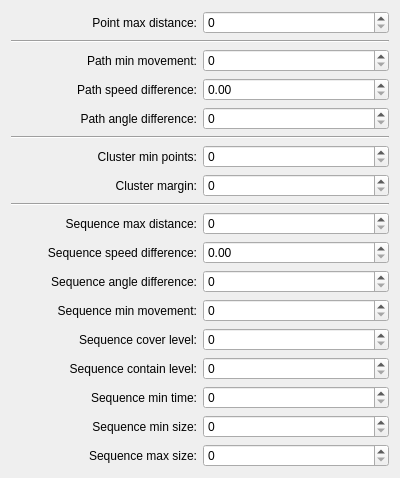
<?xml version="1.0" encoding="UTF-8"?>
<ui version="4.0">
 <class>PartitionAnalyzerConfig</class>
 <widget class="IConfigItem" name="PartitionAnalyzerConfig">
  <property name="geometry">
   <rect>
    <x>0</x>
    <y>0</y>
    <width>400</width>
    <height>476</height>
   </rect>
  </property>
  <property name="windowTitle">
   <string>PartitionAnalyzerConfig</string>
  </property>
  <layout class="QGridLayout" name="gridLayout">
   <item row="0" column="1">
    <widget class="QSpinBox" name="m_PointMaxDistance">
     <property name="correctionMode">
      <enum>QAbstractSpinBox::CorrectToNearestValue</enum>
     </property>
     <property name="minimum">
      <number>0</number>
     </property>
     <property name="maximum">
      <number>1999</number>
     </property>
     <property name="value">
      <number>0</number>
     </property>
    </widget>
   </item>
   <item row="0" column="0">
    <widget class="QLabel" name="label_1">
     <property name="sizePolicy">
      <sizepolicy hsizetype="Preferred" vsizetype="Preferred">
       <horstretch>0</horstretch>
       <verstretch>0</verstretch>
      </sizepolicy>
     </property>
     <property name="text">
      <string>Point max distance:</string>
     </property>
     <property name="alignment">
      <set>Qt::AlignRight|Qt::AlignTrailing|Qt::AlignVCenter</set>
     </property>
    </widget>
   </item>
   <item row="2" column="0">
    <widget class="QLabel" name="label_2">
     <property name="sizePolicy">
      <sizepolicy hsizetype="Preferred" vsizetype="Preferred">
       <horstretch>0</horstretch>
       <verstretch>0</verstretch>
      </sizepolicy>
     </property>
     <property name="text">
      <string>Path min movement:</string>
     </property>
     <property name="alignment">
      <set>Qt::AlignRight|Qt::AlignTrailing|Qt::AlignVCenter</set>
     </property>
    </widget>
   </item>
   <item row="7" column="0">
    <widget class="QLabel" name="label_6">
     <property name="sizePolicy">
      <sizepolicy hsizetype="Preferred" vsizetype="Preferred">
       <horstretch>0</horstretch>
       <verstretch>0</verstretch>
      </sizepolicy>
     </property>
     <property name="text">
      <string>Cluster margin:</string>
     </property>
     <property name="alignment">
      <set>Qt::AlignRight|Qt::AlignTrailing|Qt::AlignVCenter</set>
     </property>
    </widget>
   </item>
   <item row="1" column="0" colspan="2">
    <widget class="Line" name="line">
     <property name="orientation">
      <enum>Qt::Horizontal</enum>
     </property>
    </widget>
   </item>
   <item row="7" column="1">
    <widget class="QSpinBox" name="m_ClusterMargin">
     <property name="correctionMode">
      <enum>QAbstractSpinBox::CorrectToNearestValue</enum>
     </property>
     <property name="maximum">
      <number>99</number>
     </property>
    </widget>
   </item>
   <item row="3" column="0">
    <widget class="QLabel" name="label_3">
     <property name="sizePolicy">
      <sizepolicy hsizetype="Preferred" vsizetype="Preferred">
       <horstretch>0</horstretch>
       <verstretch>0</verstretch>
      </sizepolicy>
     </property>
     <property name="text">
      <string>Path speed difference:</string>
     </property>
     <property name="alignment">
      <set>Qt::AlignRight|Qt::AlignTrailing|Qt::AlignVCenter</set>
     </property>
    </widget>
   </item>
   <item row="2" column="1">
    <widget class="QSpinBox" name="m_PathMinMovement">
     <property name="correctionMode">
      <enum>QAbstractSpinBox::CorrectToNearestValue</enum>
     </property>
    </widget>
   </item>
   <item row="8" column="0" colspan="2">
    <widget class="Line" name="line_3">
     <property name="orientation">
      <enum>Qt::Horizontal</enum>
     </property>
    </widget>
   </item>
   <item row="18" column="0" colspan="2">
    <spacer name="verticalSpacer_2">
     <property name="orientation">
      <enum>Qt::Vertical</enum>
     </property>
     <property name="sizeHint" stdset="0">
      <size>
       <width>20</width>
       <height>40</height>
      </size>
     </property>
    </spacer>
   </item>
   <item row="15" column="0">
    <widget class="QLabel" name="label_13">
     <property name="sizePolicy">
      <sizepolicy hsizetype="Preferred" vsizetype="Preferred">
       <horstretch>0</horstretch>
       <verstretch>0</verstretch>
      </sizepolicy>
     </property>
     <property name="text">
      <string>Sequence min time:</string>
     </property>
     <property name="alignment">
      <set>Qt::AlignRight|Qt::AlignTrailing|Qt::AlignVCenter</set>
     </property>
    </widget>
   </item>
   <item row="4" column="0">
    <widget class="QLabel" name="label_4">
     <property name="sizePolicy">
      <sizepolicy hsizetype="Preferred" vsizetype="Preferred">
       <horstretch>0</horstretch>
       <verstretch>0</verstretch>
      </sizepolicy>
     </property>
     <property name="text">
      <string>Path angle difference:</string>
     </property>
     <property name="alignment">
      <set>Qt::AlignRight|Qt::AlignTrailing|Qt::AlignVCenter</set>
     </property>
    </widget>
   </item>
   <item row="3" column="1">
    <widget class="QDoubleSpinBox" name="m_PathSpeedDiff">
     <property name="correctionMode">
      <enum>QAbstractSpinBox::CorrectToNearestValue</enum>
     </property>
     <property name="minimum">
      <double>0.000000000000000</double>
     </property>
     <property name="maximum">
      <double>1.990000000000000</double>
     </property>
     <property name="singleStep">
      <double>0.100000000000000</double>
     </property>
     <property name="value">
      <double>0.000000000000000</double>
     </property>
    </widget>
   </item>
   <item row="4" column="1">
    <widget class="QSpinBox" name="m_PathAngleDiff">
     <property name="correctionMode">
      <enum>QAbstractSpinBox::CorrectToNearestValue</enum>
     </property>
     <property name="minimum">
      <number>0</number>
     </property>
     <property name="maximum">
      <number>180</number>
     </property>
     <property name="value">
      <number>0</number>
     </property>
    </widget>
   </item>
   <item row="11" column="0">
    <widget class="QLabel" name="label_9">
     <property name="sizePolicy">
      <sizepolicy hsizetype="Preferred" vsizetype="Preferred">
       <horstretch>0</horstretch>
       <verstretch>0</verstretch>
      </sizepolicy>
     </property>
     <property name="text">
      <string>Sequence angle difference:</string>
     </property>
     <property name="alignment">
      <set>Qt::AlignRight|Qt::AlignTrailing|Qt::AlignVCenter</set>
     </property>
    </widget>
   </item>
   <item row="6" column="0">
    <widget class="QLabel" name="label_5">
     <property name="sizePolicy">
      <sizepolicy hsizetype="Preferred" vsizetype="Preferred">
       <horstretch>0</horstretch>
       <verstretch>0</verstretch>
      </sizepolicy>
     </property>
     <property name="text">
      <string>Cluster min points:</string>
     </property>
     <property name="alignment">
      <set>Qt::AlignRight|Qt::AlignTrailing|Qt::AlignVCenter</set>
     </property>
    </widget>
   </item>
   <item row="16" column="0">
    <widget class="QLabel" name="label_14">
     <property name="sizePolicy">
      <sizepolicy hsizetype="Preferred" vsizetype="Preferred">
       <horstretch>0</horstretch>
       <verstretch>0</verstretch>
      </sizepolicy>
     </property>
     <property name="text">
      <string>Sequence min size:</string>
     </property>
     <property name="alignment">
      <set>Qt::AlignRight|Qt::AlignTrailing|Qt::AlignVCenter</set>
     </property>
    </widget>
   </item>
   <item row="10" column="0">
    <widget class="QLabel" name="label_8">
     <property name="sizePolicy">
      <sizepolicy hsizetype="Preferred" vsizetype="Preferred">
       <horstretch>0</horstretch>
       <verstretch>0</verstretch>
      </sizepolicy>
     </property>
     <property name="text">
      <string>Sequence speed difference:</string>
     </property>
     <property name="alignment">
      <set>Qt::AlignRight|Qt::AlignTrailing|Qt::AlignVCenter</set>
     </property>
    </widget>
   </item>
   <item row="10" column="1">
    <widget class="QDoubleSpinBox" name="m_SequenceSpeedDiff">
     <property name="correctionMode">
      <enum>QAbstractSpinBox::CorrectToNearestValue</enum>
     </property>
     <property name="maximum">
      <double>2.990000000000000</double>
     </property>
     <property name="singleStep">
      <double>0.100000000000000</double>
     </property>
    </widget>
   </item>
   <item row="15" column="1">
    <widget class="QSpinBox" name="m_SequenceMinTime">
     <property name="correctionMode">
      <enum>QAbstractSpinBox::CorrectToNearestValue</enum>
     </property>
    </widget>
   </item>
   <item row="12" column="1">
    <widget class="QSpinBox" name="m_SequenceMinMovement">
     <property name="correctionMode">
      <enum>QAbstractSpinBox::CorrectToNearestValue</enum>
     </property>
    </widget>
   </item>
   <item row="6" column="1">
    <widget class="QSpinBox" name="m_ClusterMinPoints">
     <property name="correctionMode">
      <enum>QAbstractSpinBox::CorrectToNearestValue</enum>
     </property>
    </widget>
   </item>
   <item row="9" column="0">
    <widget class="QLabel" name="label_7">
     <property name="sizePolicy">
      <sizepolicy hsizetype="Preferred" vsizetype="Preferred">
       <horstretch>0</horstretch>
       <verstretch>0</verstretch>
      </sizepolicy>
     </property>
     <property name="text">
      <string>Sequence max distance:</string>
     </property>
     <property name="alignment">
      <set>Qt::AlignRight|Qt::AlignTrailing|Qt::AlignVCenter</set>
     </property>
    </widget>
   </item>
   <item row="16" column="1">
    <widget class="QSpinBox" name="m_SequenceMinSize">
     <property name="correctionMode">
      <enum>QAbstractSpinBox::CorrectToNearestValue</enum>
     </property>
    </widget>
   </item>
   <item row="9" column="1">
    <widget class="QSpinBox" name="m_SequenceMaxDistance">
     <property name="correctionMode">
      <enum>QAbstractSpinBox::CorrectToNearestValue</enum>
     </property>
     <property name="maximum">
      <number>1999</number>
     </property>
    </widget>
   </item>
   <item row="11" column="1">
    <widget class="QSpinBox" name="m_SequenceAngleDiff">
     <property name="correctionMode">
      <enum>QAbstractSpinBox::CorrectToNearestValue</enum>
     </property>
     <property name="maximum">
      <number>180</number>
     </property>
    </widget>
   </item>
   <item row="13" column="0">
    <widget class="QLabel" name="label_11">
     <property name="sizePolicy">
      <sizepolicy hsizetype="Preferred" vsizetype="Preferred">
       <horstretch>0</horstretch>
       <verstretch>0</verstretch>
      </sizepolicy>
     </property>
     <property name="text">
      <string>Sequence cover level:</string>
     </property>
     <property name="alignment">
      <set>Qt::AlignRight|Qt::AlignTrailing|Qt::AlignVCenter</set>
     </property>
    </widget>
   </item>
   <item row="12" column="0">
    <widget class="QLabel" name="label_10">
     <property name="sizePolicy">
      <sizepolicy hsizetype="Preferred" vsizetype="Preferred">
       <horstretch>0</horstretch>
       <verstretch>0</verstretch>
      </sizepolicy>
     </property>
     <property name="text">
      <string>Sequence min movement:</string>
     </property>
     <property name="alignment">
      <set>Qt::AlignRight|Qt::AlignTrailing|Qt::AlignVCenter</set>
     </property>
    </widget>
   </item>
   <item row="13" column="1">
    <widget class="QSpinBox" name="m_SequenceCoverLevel">
     <property name="correctionMode">
      <enum>QAbstractSpinBox::CorrectToNearestValue</enum>
     </property>
     <property name="maximum">
      <number>100</number>
     </property>
    </widget>
   </item>
   <item row="14" column="1">
    <widget class="QSpinBox" name="m_SequenceContainLevel">
     <property name="correctionMode">
      <enum>QAbstractSpinBox::CorrectToNearestValue</enum>
     </property>
     <property name="maximum">
      <number>100</number>
     </property>
    </widget>
   </item>
   <item row="17" column="1">
    <widget class="QSpinBox" name="m_SequenceMaxSize">
     <property name="correctionMode">
      <enum>QAbstractSpinBox::CorrectToNearestValue</enum>
     </property>
     <property name="maximum">
      <number>1999</number>
     </property>
    </widget>
   </item>
   <item row="17" column="0">
    <widget class="QLabel" name="label_15">
     <property name="sizePolicy">
      <sizepolicy hsizetype="Preferred" vsizetype="Preferred">
       <horstretch>0</horstretch>
       <verstretch>0</verstretch>
      </sizepolicy>
     </property>
     <property name="text">
      <string>Sequence max size:</string>
     </property>
     <property name="alignment">
      <set>Qt::AlignRight|Qt::AlignTrailing|Qt::AlignVCenter</set>
     </property>
    </widget>
   </item>
   <item row="14" column="0">
    <widget class="QLabel" name="label_12">
     <property name="sizePolicy">
      <sizepolicy hsizetype="Preferred" vsizetype="Preferred">
       <horstretch>0</horstretch>
       <verstretch>0</verstretch>
      </sizepolicy>
     </property>
     <property name="text">
      <string>Sequence contain level:</string>
     </property>
     <property name="alignment">
      <set>Qt::AlignRight|Qt::AlignTrailing|Qt::AlignVCenter</set>
     </property>
    </widget>
   </item>
   <item row="5" column="0" colspan="2">
    <widget class="Line" name="line_2">
     <property name="orientation">
      <enum>Qt::Horizontal</enum>
     </property>
    </widget>
   </item>
  </layout>
 </widget>
 <layoutdefault spacing="6" margin="11"/>
 <customwidgets>
  <customwidget>
   <class>IConfigItem</class>
   <extends>QWidget</extends>
   <header>IConfigItem.h</header>
   <container>1</container>
  </customwidget>
 </customwidgets>
 <resources/>
 <connections/>
</ui>
